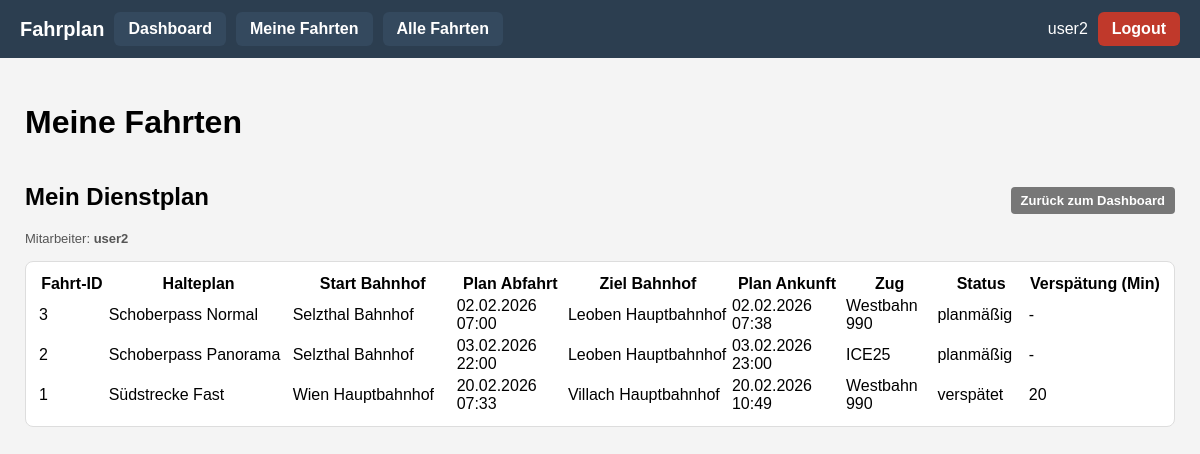
Before: /meine_fahrten (signed in) with the older database file.
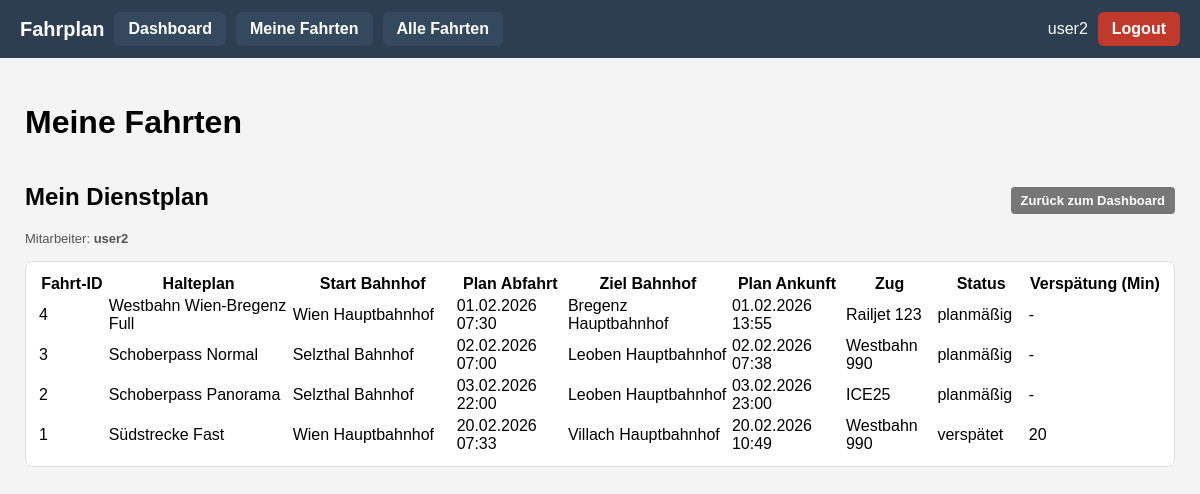
After: the same page with the newer database file.
### app/models.py (models this page shows, shortened)
class Fahrtdurchfuehrung(db.Model):
    __tablename__ = "fahrtdurchfuehrung"
    fahrt_id: so.Mapped[int] = so.mapped_column(primary_key=True)
    halteplan_id: so.Mapped[int] = so.mapped_column(
        sa.ForeignKey("halteplan.halteplan_id"), nullable=False
    )
    zug_id: so.Mapped[int] = so.mapped_column(
        sa.ForeignKey("zug.id"), nullable=False, index=True
    )
    zug: so.Mapped["Zug"] = so.relationship("Zug")
    status: so.Mapped[FahrtdurchfuehrungStatus] = so.mapped_column(
        sa.Enum(FahrtdurchfuehrungStatus),
        nullable=False,
        default=FahrtdurchfuehrungStatus.PLANMAESSIG,
    )
    verspaetung_min: so.Mapped[Optional[int]] = so.mapped_column(sa.Integer)
    halteplan: so.Mapped["Halteplan"] = so.relationship(back_populates="fahrten")
    dienstzuweisungen: so.Mapped[List["Dienstzuweisung"]] = so.relationship(
        back_populates="fahrt",
        cascade="all, delete-orphan",
        passive_deletes=True,
    )
    halte: so.Mapped[List["FahrtHalt"]] = so.relationship(
        "FahrtHalt",
        back_populates="fahrt",
        cascade="all, delete-orphan",
        passive_deletes=True,
    )
    segmente: so.Mapped[List["FahrtSegment"]] = so.relationship(
        "FahrtSegment",
        back_populates="fahrt",
        cascade="all, delete-orphan",
        passive_deletes=True,
    )
    abfahrt_zeit: so.Mapped[datetime] = so.mapped_column(sa.DateTime(), nullable=False)
    price_factor: so.Mapped[float] = so.mapped_column(sa.Float, nullable=False, default=1.0)
    __table_args__ = (
        sa.CheckConstraint("price_factor >= 1", name="ck_fahrt_price_factor_ge1"),
    )

class Halteplan(db.Model):
    __tablename__ = "halteplan"
    halteplan_id: so.Mapped[int] = so.mapped_column(primary_key=True)
    bezeichnung: so.Mapped[str] = so.mapped_column(sa.String(128), nullable=False)
    strecke_id: so.Mapped[int] = so.mapped_column(
        sa.ForeignKey("strecke.id"), nullable=False, index=True
    )
    strecke: so.Mapped["Strecke"] = so.relationship("Strecke")
    fahrten: so.Mapped[List["Fahrtdurchfuehrung"]] = so.relationship(
        back_populates="halteplan",
        cascade="all, delete-orphan"
    )
    haltepunkte: so.Mapped[List["Haltepunkt"]] = so.relationship(
        "Haltepunkt",
        order_by="Haltepunkt.position",
        cascade="all, delete-orphan"
    )
    segmente: so.Mapped[List["HalteplanSegment"]] = so.relationship(
        "HalteplanSegment",
        order_by="HalteplanSegment.position",
        cascade="all, delete-orphan",
    )

class Bahnhof(db.Model):
    id = db.Column(db.Integer, primary_key=True)
    external_id = db.Column(db.Integer, unique=True)  # aus Strecken
    name = db.Column(db.String(100))

class Zug(db.Model):
    __tablename__ = "zug"
    id: so.Mapped[int] = so.mapped_column(primary_key=True)
    external_id: so.Mapped[int] = so.mapped_column(sa.Integer, unique=True, index=True, nullable=False)
    bezeichnung: so.Mapped[str] = so.mapped_column(sa.String(64), index=True, nullable=False)
    spurweite: so.Mapped[float | None] = so.mapped_column(sa.Float, nullable=True)
    wartungen: so.Mapped[list["ZugWartung"]] = so.relationship(
        "ZugWartung",
        back_populates="zug",
        cascade="all, delete-orphan",
    )

### app/routes.py (the view)
@app.route("/meine_fahrten")
@login_required
def meine_fahrten():
    if not current_user.mitarbeiter:
        flash("Für dieses Benutzerkonto ist kein Mitarbeiter hinterlegt.", "warning")
        return redirect(url_for("index"))
    ma = current_user.mitarbeiter
    fahrten = (
        db.session.query(Fahrtdurchfuehrung)
        .join(Dienstzuweisung, Dienstzuweisung.fahrt_id == Fahrtdurchfuehrung.fahrt_id)
        .filter(Dienstzuweisung.mitarbeiter_id == ma.id)
        .order_by(Fahrtdurchfuehrung.abfahrt_zeit.asc())
        .all()
    )
    fahrt_ids = [f.fahrt_id for f in fahrten]
    start_info = {}
    end_info = {}
    if fahrt_ids:
        start_rows = (
            db.session.query(
                FahrtHalt.fahrt_id,
                Bahnhof.name,
                FahrtHalt.abfahrt_zeit,
                FahrtHalt.ankunft_zeit,
            )
            .join(Bahnhof, Bahnhof.id == FahrtHalt.bahnhof_id)
            .filter(FahrtHalt.fahrt_id.in_(fahrt_ids))
            .filter(FahrtHalt.position == 1)
            .all()
        )
        for fid, bname, abf, ank in start_rows:
            start_info[fid] = {
                "bahnhof": bname,
                "zeit": abf or ank,  # fallback falls abfahrt_zeit NULL wäre
            }
        subq = (
            db.session.query(
                FahrtHalt.fahrt_id.label("fahrt_id"),
                func.max(FahrtHalt.position).label("max_pos"),
            )
            .filter(FahrtHalt.fahrt_id.in_(fahrt_ids))
            .group_by(FahrtHalt.fahrt_id)
            .subquery()
        )
        end_rows = (
            db.session.query(
                FahrtHalt.fahrt_id,
                Bahnhof.name,
                FahrtHalt.ankunft_zeit,
            )
            .join(subq, and_(
                FahrtHalt.fahrt_id == subq.c.fahrt_id,
                FahrtHalt.position == subq.c.max_pos
            ))
            .join(Bahnhof, Bahnhof.id == FahrtHalt.bahnhof_id)
            .all()
        )
        for fid, bname, ank in end_rows:
            end_info[fid] = {
                "bahnhof": bname,
                "zeit": ank,
            }
    return render_template(
        "meine_fahrten.html",
        title="Meine Fahrten",
        fahrten=fahrten,
        mitarbeiter=ma,
        start_info=start_info,
        end_info=end_info,
    )

### app/models.py (called while the page is built)
@login.user_loader
def load_user(id: str):
    return db.session.get(User, int(id))

    @property
    def is_admin(self) -> bool:
        return self.role == Role.ADMIN

### app/routes.py (called while the page is built)
@app.before_request
def before_request():
    if current_user.is_authenticated:
        current_user.last_seen = datetime.now(timezone.utc)
        db.session.commit()

### app/templates/meine_fahrten.html (shortened to what this page needs)
{% extends "base.html" %}
{% block content %}
<h1>{{ title or "Meine Fahrten" }}</h1>
<div class="card">
    <div class="card-header-row">
        <div>
            <h2>Mein Dienstplan</h2>
            <p class="info-text">
                Mitarbeiter: <strong>{{ mitarbeiter.name }}</strong>
            </p>
        </div>
        <div>
            <a href="{{ url_for('index') }}" class="btn-secondary-small">
                Zurück zum Dashboard
            </a>
        </div>
    </div>
    <div class="table-wrapper">
        <table class="table table-striped fahrten-table-mitarbeiter">
            <thead>
                <tr>
                    <th class="col-id">Fahrt-ID</th>
                    <th class="col-halteplan">Halteplan</th>
                    <th class="col-start">Start Bahnhof</th>
                    <th class="col-startzeit">Plan Abfahrt</th>
                    <th class="col-ende">Ziel Bahnhof</th>
                    <th class="col-endzeit">Plan Ankunft</th>
                    <th class="col-zug">Zug</th>
                    <th class="col-status">Status</th>
                    <th class="col-verspaetung">Verspätung (Min)</th>
                </tr>
            </thead>
            <tbody>
                {% for f in fahrten %}
                {% set s = start_info.get(f.fahrt_id) %}
                {% set e = end_info.get(f.fahrt_id) %}
                <tr>
                    <td>{{ f.fahrt_id }}</td>
                    <td>{{ f.halteplan.bezeichnung }}</td>
                    <td>{{ s.bahnhof if s else "-" }}</td>
                    <td>
                        {% if s and s.zeit %}
                            {{ s.zeit.strftime("%d.%m.%Y %H:%M") }}
                        {% else %}
                            -
                        {% endif %}
                    </td>
                    <td>{{ e.bahnhof if e else "-" }}</td>
                    <td>
                        {% if e and e.zeit %}
                            {{ e.zeit.strftime("%d.%m.%Y %H:%M") }}
                        {% else %}
                            -
                        {% endif %}
                    </td>
                    <td>
                        {{ f.zug.bezeichnung if f.zug else f.zug_id }}
                    </td>
                    <td>{{ f.status.value }}</td>
                    <td>{{ f.verspaetung_min or '-' }}</td>
                </tr>
                {% else %}
                <tr>
                    <td colspan="9">
                        Dir wurden noch keine Fahrten zugewiesen.
                    </td>
                </tr>
                {% endfor %}
            </tbody>
        </table>
    </div>
</div>
{% endblock %}

Changed rows visible on the page:
added Fahrtdurchfuehrung: fahrt_id "4", halteplan.bezeichnung "Westbahn Wien-Bregenz Full", {{ s.bahnhof if s else "-" }} "Wien Hauptbahnhof", zeit "01.02.2026 07:30", bahnhof "Bregenz Hauptbahnhof", zeit "01.02.2026 13:55", zug "Railjet 123", status.value "planmäßig", verspaetung_min "-"
